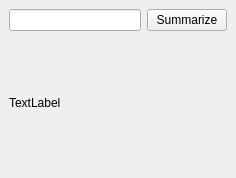
<?xml version="1.0" encoding="UTF-8"?>
<ui version="4.0">
 <class>SummaryWindow</class>
 <widget class="QMainWindow" name="SummaryWindow">
  <property name="geometry">
   <rect>
    <x>0</x>
    <y>0</y>
    <width>236</width>
    <height>178</height>
   </rect>
  </property>
  <property name="windowTitle">
   <string>MainWindow</string>
  </property>
  <widget class="QWidget" name="centralwidget">
   <layout class="QVBoxLayout" name="verticalLayout">
    <item>
     <layout class="QHBoxLayout" name="horizontalLayout">
      <item>
       <widget class="QLineEdit" name="lineEdit"/>
      </item>
      <item>
       <widget class="QPushButton" name="pushButton">
        <property name="text">
         <string>Summarize</string>
        </property>
       </widget>
      </item>
     </layout>
    </item>
    <item>
     <widget class="QLabel" name="label">
      <property name="text">
       <string>TextLabel</string>
      </property>
     </widget>
    </item>
   </layout>
  </widget>
 </widget>
 <resources/>
 <connections/>
</ui>
